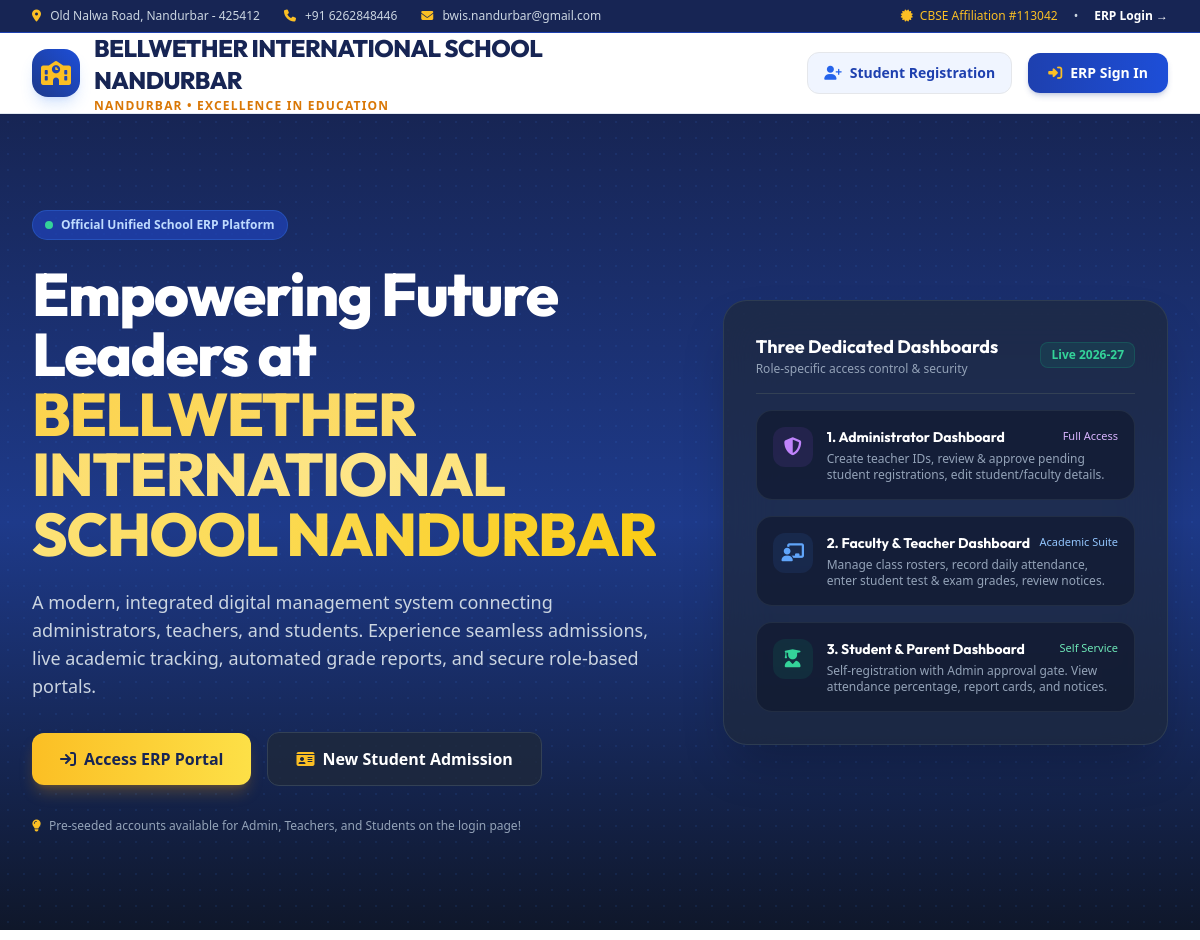
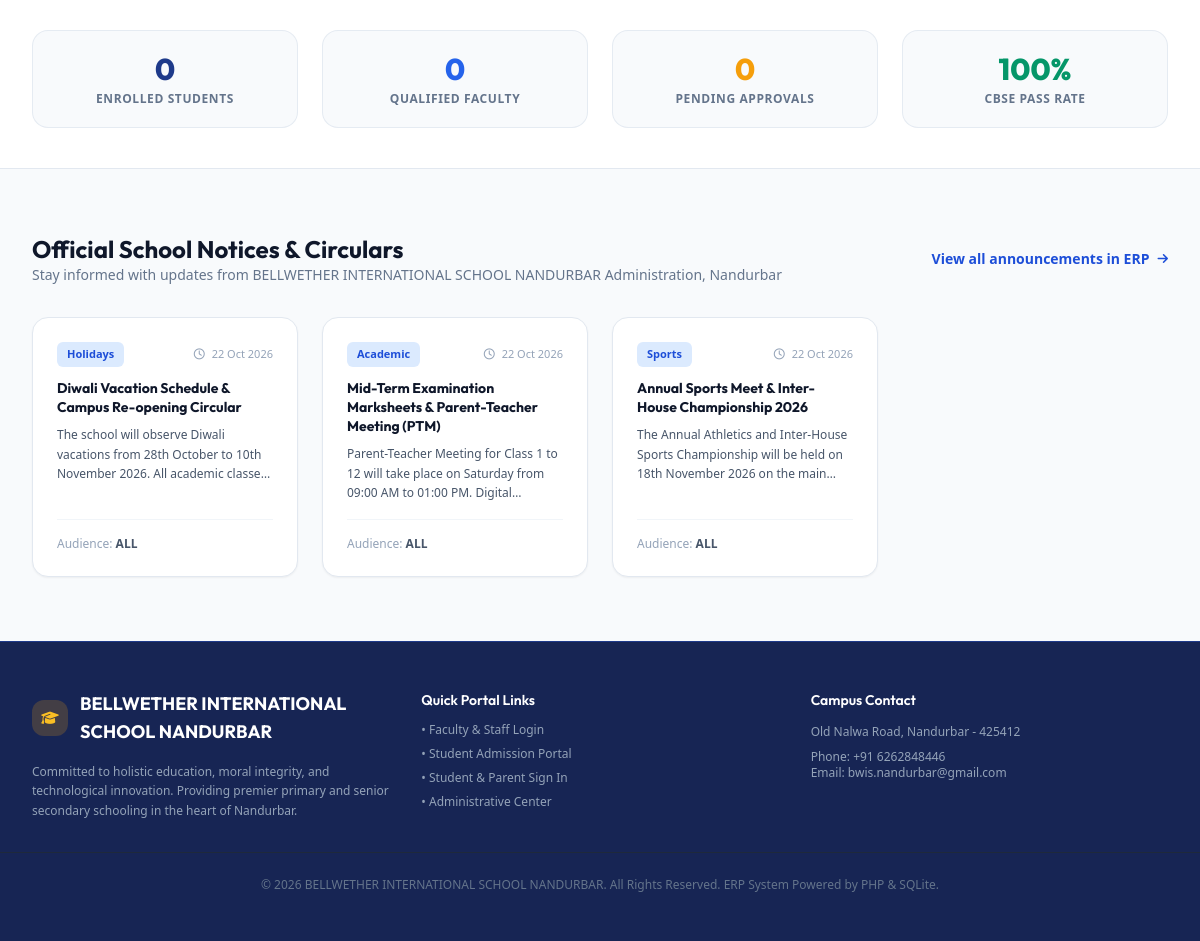
The page / on the database its author committed (2 pictures, top to bottom).
### tables this page shows
CREATE TABLE settings (
            key TEXT PRIMARY KEY,
            value TEXT
        );

CREATE TABLE notices (
            id INTEGER PRIMARY KEY AUTOINCREMENT,
            title TEXT NOT NULL,
            content TEXT NOT NULL,
            audience TEXT CHECK(audience IN ('all', 'teachers', 'students')) DEFAULT 'all',
            category TEXT DEFAULT 'Circular',
            posted_by INTEGER,
            created_at DATETIME DEFAULT CURRENT_TIMESTAMP
        );

### index.php (the view, shortened to what the rows shown need)
<?php
require_once __DIR__ . '/includes/auth.php';
$notices = $pdo->query("SELECT * FROM notices WHERE audience IN ('all', 'students') ORDER BY id DESC LIMIT 4")->fetchAll();
$school_name = get_setting($pdo, 'school_name', 'BELLWETHER INTERNATIONAL SCHOOL NANDURBAR');
$school_city = get_setting($pdo, 'school_city', 'Nandurbar');
$school_phone = get_setting($pdo, 'school_phone', '+91 6262848446');
$school_email = get_setting($pdo, 'school_email', 'bwis.nandurbar@gmail.com');
$school_address = get_setting($pdo, 'school_address', 'Old Nalwa Road, Nandurbar - 425412');
$school_affiliation = get_setting($pdo, 'school_affiliation', 'CBSE Affiliation No: 113042');
?>
<!DOCTYPE html>
<html lang="en">
<head>
    <script src="https://cdn.tailwindcss.com"></script>
    <link rel="stylesheet" href="https://cdnjs.cloudflare.com/ajax/libs/font-awesome/6.5.1/css/all.min.css">
    <link rel="stylesheet" href="/assets/css/custom.css">
</head>
<body class="bg-slate-50 text-slate-800 antialiased min-h-screen flex flex-col font-sans">
    <div class="bg-navy-950 text-slate-300 text-xs py-2 px-4 sm:px-8 border-b border-navy-800">
        <div class="max-w-7xl mx-auto flex flex-col sm:flex-row justify-between items-center gap-2">
            <div class="flex items-center flex-wrap justify-center sm:justify-start gap-x-6 gap-y-1">
                <span><i class="fa-solid fa-location-dot text-amber-400 mr-1.5"></i> <?= htmlspecialchars($school_address) ?></span>
                <span class="hidden md:inline"><i class="fa-solid fa-phone text-amber-400 mr-1.5"></i> <?= htmlspecialchars($school_phone) ?></span>
                <span class="hidden lg:inline"><i class="fa-solid fa-envelope text-amber-400 mr-1.5"></i> <?= htmlspecialchars($school_email) ?></span>
            </div>
            <div class="flex items-center space-x-4 shrink-0">
                <span class="text-amber-400 font-medium"><i class="fa-solid fa-certificate mr-1"></i> <?= htmlspecialchars($school_affiliation) ?></span>
                <span>&bull;</span>
                <a href="/login.php" class="text-white hover:text-amber-300 font-semibold transition">ERP Login &rarr;</a>
            </div>
        </div>
    </div>
    <nav class="bg-white/90 backdrop-blur-md sticky top-0 z-50 border-b border-slate-200 shadow-sm">
        <div class="max-w-7xl mx-auto px-4 sm:px-6 lg:px-8">
            <div class="flex items-center justify-between h-20">
                <a href="/" class="flex items-center space-x-3.5 min-w-0 pr-2">
                    <div class="min-w-0">
                        <span class="text-base sm:text-xl lg:text-2xl font-extrabold tracking-tight text-navy-950 font-['Outfit'] block leading-tight break-words max-w-[170px] xs:max-w-[240px] sm:max-w-md lg:max-w-xl" title="<?= htmlspecialchars($school_name) ?>"><?= htmlspecialchars(strtoupper($school_name)) ?></span>
                        <span class="text-[10px] sm:text-xs font-bold tracking-widest text-amber-600 uppercase block mt-0.5 truncate"><?= htmlspecialchars($school_city) ?> • Excellence in Education</span>
                    </div>
                </a>
            </div>
        </div>
    </nav>
    <header class="relative bg-gradient-to-b from-navy-950 via-navy-900 to-slate-900 text-white overflow-hidden py-16 sm:py-24">
        <div class="max-w-7xl mx-auto px-4 sm:px-6 lg:px-8 relative z-10">
            <div class="grid grid-cols-1 lg:grid-cols-12 gap-12 items-center">
                <div class="lg:col-span-7 space-y-6 text-center lg:text-left">
                    <h1 class="text-3xl sm:text-5xl lg:text-6xl font-extrabold tracking-tight font-['Outfit'] leading-tight break-words">
                        Empowering Future Leaders at <span class="text-transparent bg-clip-text bg-gradient-to-r from-amber-300 via-amber-200 to-yellow-400"><?= htmlspecialchars($school_name) ?></span>
                    </h1>
                </div>
            </div>
        </div>
    </header>
    <section class="py-16 bg-slate-50 flex-1">
        <div class="max-w-7xl mx-auto px-4 sm:px-6 lg:px-8">
            <div class="flex flex-col sm:flex-row sm:items-center justify-between gap-4 mb-8">
                <div>
                    <h2 class="text-2xl font-bold text-slate-900 font-['Outfit']">Official School Notices &amp; Circulars</h2>
                    <p class="text-sm text-slate-500">Stay informed with updates from <?= htmlspecialchars($school_name) ?> Administration, <?= htmlspecialchars($school_city) ?></p>
                </div>
            </div>
            <div class="grid grid-cols-1 md:grid-cols-2 lg:grid-cols-4 gap-6">
                <?php foreach ($notices as $notice): ?>
                    <div class="bg-white rounded-2xl p-6 border border-slate-200 shadow-sm hover:shadow-md transition flex flex-col justify-between">
                        <div>
                            <div class="flex items-center justify-between mb-3">
                                <span class="px-2.5 py-1 rounded-md text-[11px] font-bold
                                    <?= $notice['category'] === 'Exam' ? 'bg-rose-100 text-rose-700' : ($notice['category'] === 'Holiday' ? 'bg-amber-100 text-amber-700' : 'bg-blue-100 text-blue-700') ?>">
                                    <?= htmlspecialchars($notice['category']) ?>
                                </span>
                                <span class="text-[11px] text-slate-400">
                                    <i class="fa-regular fa-clock mr-1"></i>
                                    <?= date('d M Y', strtotime($notice['created_at'])) ?>
                                </span>
                            </div>
                            <h3 class="text-sm font-bold text-slate-900 mb-2 leading-snug"><?= htmlspecialchars($notice['title']) ?></h3>
                            <p class="text-xs text-slate-600 line-clamp-3 leading-relaxed"><?= htmlspecialchars($notice['content']) ?></p>
                        </div>
                        <div class="pt-4 mt-4 border-t border-slate-100 flex items-center justify-between text-xs text-slate-400">
                            <span>Audience: <strong class="text-slate-600 uppercase"><?= $notice['audience'] ?></strong></span>
                        </div>
                    </div>
                <?php endforeach; ?>
            </div>
        </div>
    </section>
    <footer class="bg-navy-950 text-slate-400 text-sm py-12 border-t border-navy-900">
        <div class="max-w-7xl mx-auto px-4 sm:px-6 lg:px-8 grid grid-cols-1 md:grid-cols-3 gap-8">
            <div>
                <div class="flex items-center space-x-3 mb-4">
                    <div class="w-9 h-9 rounded-xl bg-amber-500/20 text-amber-400 flex items-center justify-center font-bold shrink-0">
                        <i class="fa-solid fa-graduation-cap"></i>
                    </div>
                    <span class="text-lg font-bold text-white font-['Outfit'] break-words"><?= htmlspecialchars($school_name) ?></span>
                </div>
                <p class="text-xs text-slate-400 leading-relaxed">
                    Committed to holistic education, moral integrity, and technological innovation. Providing premier primary and senior secondary schooling in the heart of <?= htmlspecialchars($school_city) ?>.
                </p>
            </div>
            <div>
            </div>
            <div>
                <h4 class="text-white font-semibold mb-3 font-['Outfit']">Campus Contact</h4>
                <p class="text-xs text-slate-400 leading-relaxed mb-2">
                    <?= htmlspecialchars($school_address) ?>
                </p>
                <p class="text-xs text-slate-400">Phone: <?= htmlspecialchars($school_phone) ?></p>
                <p class="text-xs text-slate-400">Email: <?= htmlspecialchars($school_email) ?></p>
            </div>
        </div>
        <div class="max-w-7xl mx-auto px-4 sm:px-6 lg:px-8 mt-8 pt-6 border-t border-slate-800 text-xs text-center text-slate-500">
            &copy; <?= date('Y') ?> <?= htmlspecialchars($school_name) ?>. All Rights Reserved. ERP System Powered by PHP &amp; SQLite.
        </div>
    </footer>
</body>
</html>

### rows shown on the page
settings: value "Old Nalwa Road, Nandurbar - 425412"
settings: value "+91 6262848446"
settings: value "bwis.nandurbar@gmail.com"
settings: value "CBSE Affiliation #113042"
settings: value "BELLWETHER INTERNATIONAL SCHOOL NANDURBAR"
settings: value "NANDURBAR", value "Nandurbar"
notices: category "Holidays", created_at "22 Oct 2026", title "Diwali Vacation Schedule & Campus Re-opening Circular", content "The school will observe Diwali vacations from 28th October to 10th November 2026. All academic…", audience "ALL"
notices: category "Academic", created_at "22 Oct 2026", title "Mid-Term Examination Marksheets & Parent-Teacher Meeting (PTM)", content "Parent-Teacher Meeting for Class 1 to 12 will take place on Saturday from 09:00 AM to 01:00 PM.…", audience "ALL"
notices: category "Sports", created_at "22 Oct 2026", title "Annual Sports Meet & Inter-House Championship 2026", content "The Annual Athletics and Inter-House Sports Championship will be held on 18th November 2026 on the…", audience "ALL"

### other values the page prints
$stats['total_students'] "0"
$stats['total_teachers'] "0"
$stats['pending_students'] "0"
